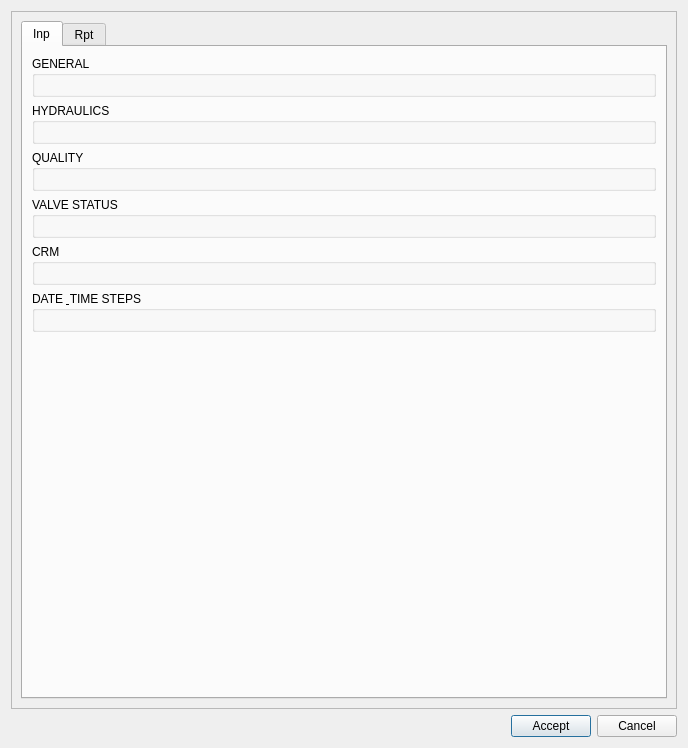
<?xml version="1.0" encoding="UTF-8"?>
<ui version="4.0">
 <class>go2epa</class>
 <widget class="QDialog" name="go2epa">
  <property name="geometry">
   <rect>
    <x>0</x>
    <y>0</y>
    <width>688</width>
    <height>748</height>
   </rect>
  </property>
  <property name="minimumSize">
   <size>
    <width>575</width>
    <height>0</height>
   </size>
  </property>
  <property name="windowTitle">
   <string>Go2Epa</string>
  </property>
  <property name="sizeGripEnabled">
   <bool>false</bool>
  </property>
  <property name="modal">
   <bool>false</bool>
  </property>
  <layout class="QGridLayout" name="gridLayout" rowstretch="1,0,0">
   <item row="2" column="0">
    <layout class="QHBoxLayout" name="horizontalLayout" stretch="0,0,0">
     <property name="sizeConstraint">
      <enum>QLayout::SetDefaultConstraint</enum>
     </property>
     <item>
      <spacer name="horizontalSpacer">
       <property name="orientation">
        <enum>Qt::Horizontal</enum>
       </property>
       <property name="sizeHint" stdset="0">
        <size>
         <width>40</width>
         <height>20</height>
        </size>
       </property>
      </spacer>
     </item>
     <item>
      <widget class="QPushButton" name="btn_accept">
       <property name="sizePolicy">
        <sizepolicy hsizetype="Minimum" vsizetype="Fixed">
         <horstretch>0</horstretch>
         <verstretch>0</verstretch>
        </sizepolicy>
       </property>
       <property name="text">
        <string>Accept</string>
       </property>
      </widget>
     </item>
     <item>
      <widget class="QPushButton" name="btn_cancel">
       <property name="sizePolicy">
        <sizepolicy hsizetype="Minimum" vsizetype="Fixed">
         <horstretch>0</horstretch>
         <verstretch>0</verstretch>
        </sizepolicy>
       </property>
       <property name="text">
        <string>Cancel</string>
       </property>
      </widget>
     </item>
    </layout>
   </item>
   <item row="0" column="0">
    <widget class="QScrollArea" name="scrollArea">
     <property name="widgetResizable">
      <bool>true</bool>
     </property>
     <widget class="QWidget" name="scrollAreaWidgetContents">
      <property name="geometry">
       <rect>
        <x>0</x>
        <y>0</y>
        <width>668</width>
        <height>697</height>
       </rect>
      </property>
      <layout class="QGridLayout" name="gridLayout_3">
       <item row="0" column="0">
        <widget class="QTabWidget" name="tabWidget">
         <property name="currentIndex">
          <number>0</number>
         </property>
         <widget class="QWidget" name="tab">
          <attribute name="title">
           <string>Inp</string>
          </attribute>
          <layout class="QGridLayout" name="gridLayout_8">
           <item row="0" column="0">
            <layout class="QVBoxLayout" name="verticalLayout_2">
             <item>
              <widget class="QGroupBox" name="groupBox">
               <property name="title">
                <string>GENERAL</string>
               </property>
               <layout class="QGridLayout" name="gridLayout_2" rowstretch="0" columnstretch="0,0">
                <item row="0" column="0">
                 <layout class="QGridLayout" name="grl_general_1" rowstretch="0" columnstretch="0"/>
                </item>
                <item row="0" column="1">
                 <layout class="QGridLayout" name="grl_general_2"/>
                </item>
               </layout>
              </widget>
             </item>
             <item>
              <widget class="QGroupBox" name="groupBox_2">
               <property name="title">
                <string>HYDRAULICS</string>
               </property>
               <layout class="QGridLayout" name="gridLayout_6">
                <item row="0" column="1">
                 <layout class="QGridLayout" name="grl_hyd_4"/>
                </item>
                <item row="0" column="0">
                 <layout class="QGridLayout" name="grl_hyd_3"/>
                </item>
               </layout>
              </widget>
             </item>
             <item>
              <widget class="QGroupBox" name="groupBox_3">
               <property name="title">
                <string>QUALITY</string>
               </property>
               <layout class="QGridLayout" name="gridLayout_9">
                <item row="0" column="0">
                 <layout class="QGridLayout" name="grl_quality_5"/>
                </item>
                <item row="0" column="1">
                 <layout class="QGridLayout" name="grl_quality_6" columnstretch="0"/>
                </item>
               </layout>
              </widget>
             </item>
             <item>
              <widget class="QGroupBox" name="groupBox_4">
               <property name="title">
                <string>VALVE STATUS</string>
               </property>
               <layout class="QGridLayout" name="gridLayout_13">
                <item row="0" column="1">
                 <layout class="QGridLayout" name="grl_status_8"/>
                </item>
                <item row="0" column="0">
                 <layout class="QGridLayout" name="grl_status_7"/>
                </item>
               </layout>
              </widget>
             </item>
             <item>
              <widget class="QGroupBox" name="groupBox_5">
               <property name="title">
                <string>CRM</string>
               </property>
               <layout class="QGridLayout" name="gridLayout_16">
                <item row="0" column="0">
                 <layout class="QGridLayout" name="grl_crm_9"/>
                </item>
                <item row="0" column="1">
                 <layout class="QGridLayout" name="grl_crm_10"/>
                </item>
               </layout>
              </widget>
             </item>
             <item>
              <widget class="QGroupBox" name="groupBox_6">
               <property name="title">
                <string>DATE &amp; TIME STEPS</string>
               </property>
               <layout class="QGridLayout" name="gridLayout_19">
                <item row="0" column="0">
                 <layout class="QGridLayout" name="grl_date_11"/>
                </item>
                <item row="0" column="1">
                 <layout class="QGridLayout" name="grl_date_12" rowstretch="0" columnstretch="0"/>
                </item>
               </layout>
              </widget>
             </item>
            </layout>
           </item>
           <item row="1" column="0">
            <spacer name="verticalSpacer">
             <property name="orientation">
              <enum>Qt::Vertical</enum>
             </property>
             <property name="sizeHint" stdset="0">
              <size>
               <width>20</width>
               <height>40</height>
              </size>
             </property>
            </spacer>
           </item>
          </layout>
         </widget>
         <widget class="QWidget" name="tab_2">
          <attribute name="title">
           <string>Rpt</string>
          </attribute>
          <layout class="QGridLayout" name="gridLayout_7">
           <item row="0" column="0">
            <layout class="QGridLayout" name="gridLayout_5">
             <item row="0" column="0">
              <widget class="QGroupBox" name="groupBox_8">
               <property name="title">
                <string>REPORTS</string>
               </property>
               <layout class="QGridLayout" name="gridLayout_10">
                <item row="0" column="1">
                 <layout class="QGridLayout" name="grl_reports_13"/>
                </item>
                <item row="0" column="0">
                 <layout class="QGridLayout" name="grl_reports_14"/>
                </item>
               </layout>
              </widget>
             </item>
            </layout>
           </item>
           <item row="1" column="0">
            <spacer name="verticalSpacer_3">
             <property name="orientation">
              <enum>Qt::Vertical</enum>
             </property>
             <property name="sizeHint" stdset="0">
              <size>
               <width>20</width>
               <height>40</height>
              </size>
             </property>
            </spacer>
           </item>
          </layout>
         </widget>
        </widget>
       </item>
      </layout>
     </widget>
    </widget>
   </item>
  </layout>
 </widget>
 <resources/>
 <connections/>
</ui>
